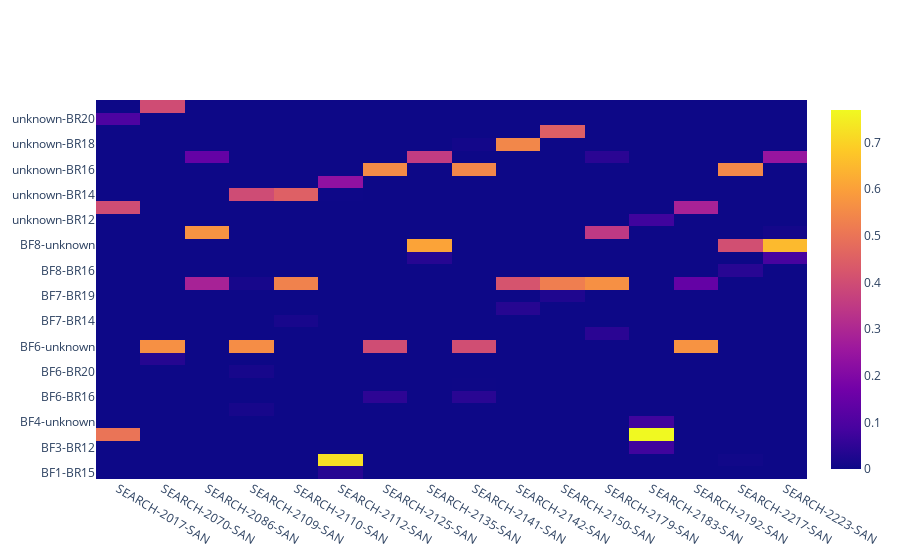

Notebook cell for this chart:
### Code cell
cont_hmap.show()

### Figure 1 — Plotly figure (JSON) as saved in the notebook; plotly's stock layout.template omitted (floating-point values rounded to 4 significant figures; data arrays with more than 128 entries replaced by an {"elided": "..."} marker saying what was removed)
{"data": [{"type": "heatmap", "x": ["SEARCH-2017-SAN", "SEARCH-2070-SAN", "SEARCH-2086-SAN", "SEARCH-2109-SAN", "SEARCH-2110-SAN", "SEARCH-2112-SAN", "SEARCH-2125-SAN", "SEARCH-2135-SAN", "SEARCH-2141-SAN", "SEARCH-2142-SAN", "SEARCH-2150-SAN", "SEARCH-2179-SAN", "SEARCH-2183-SAN", "SEARCH-2192-SAN", "SEARCH-2217-SAN", "SEARCH-2223-SAN"], "y": ["BF1-BR15", "BF1-unknown", "BF3-BR12", "BF3-unknown", "BF4-unknown", "BF6-BR14", "BF6-BR16", "BF6-BR18", "BF6-BR20", "BF6-BR9", "BF6-unknown", "BF7-BR11", "BF7-BR14", "BF7-BR18", "BF7-BR19", "BF7-unknown", "BF8-BR16", "BF8-BR17", "BF8-unknown", "unknown-BR11", "unknown-BR12", "unknown-BR13", "unknown-BR14", "unknown-BR15", "unknown-BR16", "unknown-BR17", "unknown-BR18", "unknown-BR19", "unknown-BR20", "unknown-BR9"], "z": {"elided": "30x16 float values"}}], "layout": {}}
